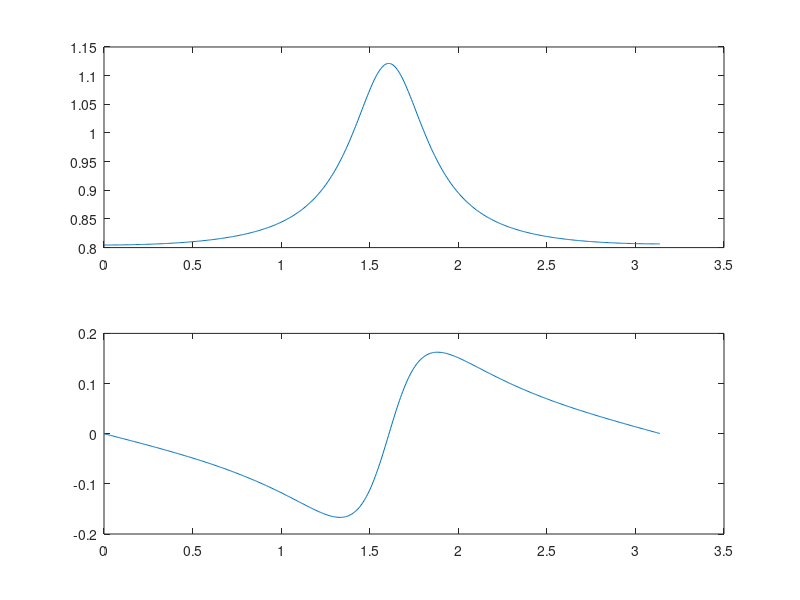

Here is the MATLAB script that generated this plot:
a1 = 0.09241;
a2 = 1.63060;
b0 = 0.70587;
b1 = 0.07190;
b2 = 1.41295;

a = [1 a1 a2];
b = [b0 b1 b2];

ia = 1:length(a);
ib = 0:(length(b)-1);
w = 0:0.0062:pi;
H = zeros(1,length(w));

% for i = 1:length(w)
%     h1 = sum(b.*(exp(1i.*w(i).*ib)));
%     h2 = 1+sum(a.*(exp(1i.*w(i).*ia)));
%     H(i) = h1/h2;
% end

% syms z
% H = ((sum(b.*z.^(ib)))/(1+sum(a.*z.^(ia))));
% z = exp(1i.*w);
% H1=eval(H);

for i = 1:length(w)
    sum_b = 0;
    sum_a = 0;
   for k = 0:(length(b)-1)
       sum_b = sum_b + b(k+1)*exp(1i*w(i)*(-k));
   end
   
   for k = 1:(length(a)-1)
       sum_a = sum_a + a(k+1)*exp(1i*w(i)*(-k));
   end
   H(i) = sum_b/(sum_a + 1);
end

subplot(2,1,1);
plot(w,abs(H));

subplot(2,1,2);
plot(w,angle(H));